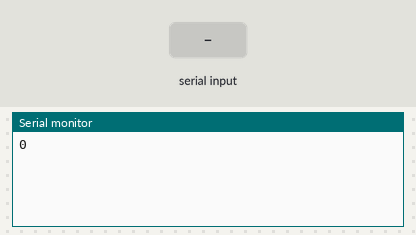
This sketch was run on a simulated Arduino Uno, built with avr-gcc and run on an emulated ATmega328P. Shown: the last lines printed to the serial monitor. The inputs (shaded band) are chosen by the test bench.

Above: at 1.2 s.
1.3 s: "90,45\n" received over Serial
At 2.6 s:
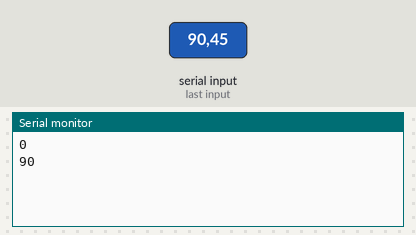
2.8 s: "30,150\n" received over Serial
At 5.6 s:
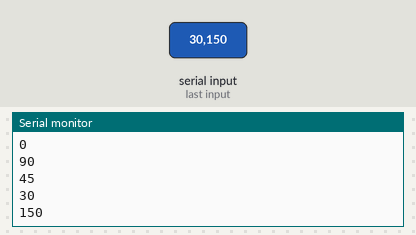
Timing chart, 0 to 7.1 s (numbered marks = the images above; inputs shaded):
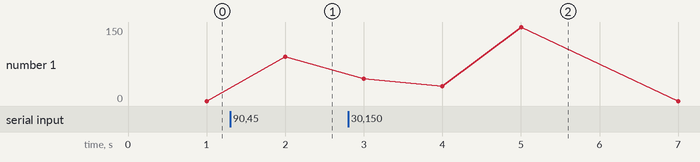

The sketch:

SerialParseInt.ino
```cpp
//Demonstrate the use of Serial.parseInt

void setup()
{
  Serial.begin(9600); //start serial communications
}

void loop()
{
  int value = Serial.parseInt(); //get value from the serial buffer
  Serial.println(value);
  delay(1000);
}
```

Measured:
- after the input at 1.3 s, the serial monitor: prints a new line after 0.70 s (image 1)
- after the input at 2.8 s, the serial monitor: prints a new line after 1.2 s (image 2)
- plotted number 1: 0 → 90 after the input at 1.3 s
